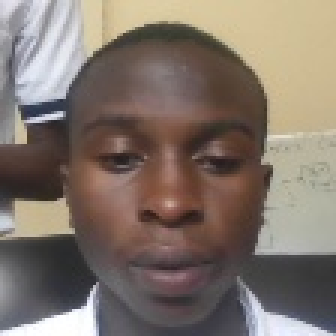
#> input picture data/enroll/Aine/1770275123928.jpg, 112 x 112 px, given in place of the camera (shown 3 times larger)
$ python detect.py
#> lines starting #> are read from the running program, lines starting #| are printed output that depends on the picture; after the words box and inside, x2 and y2 are one past the last pixel; in counts of white or black regions, pixels touching at a corner belong together
### src/camera_display.py
# src/camera_display.py
"""
Camera display utilities for fullscreen/large resizable windows.

Provides helpers for creating large, resizable camera windows optimized
for Lenovo PC and similar high-resolution displays.
"""

import cv2
import numpy as np
from typing import Tuple, Optional


class CameraDisplay:
    """
    Manages fullscreen/large resizable camera windows.

    Features:
    - Fullscreen or large window creation
    - Resizable windows
    - Automatic scaling to screen resolution
    - Multiple window management
    """

    FULLSCREEN = "fullscreen"
    LARGE = "large"
    MEDIUM = "medium"

    def __init__(self, mode: str = LARGE):
        """
        Initialize camera display manager.

        Args:
            mode: "fullscreen", "large", or "medium"
        """
        self.mode = mode
        self.windows = {}

        # Get screen resolution (approximate for Lenovo/typical laptops)
        self.screen_width = 1920
        self.screen_height = 1080

        # Window sizes based on mode
        if mode == self.FULLSCREEN:
            self.width = self.screen_width
            self.height = self.screen_height
        elif mode == self.LARGE:
            self.width = 1440
            self.height = 810
        else:  # medium
            self.width = 960
            self.height = 540

    def create_window(self, name: str, resizable: bool = True) -> None:
        """
        Create a large resizable window.

        Args:
            name: window name
            resizable: if True, window is resizable
        """
        flags = cv2.WINDOW_NORMAL if resizable else cv2.WINDOW_AUTOSIZE
        cv2.namedWindow(name, flags)

        if resizable:
            cv2.resizeWindow(name, self.width, self.height)

            # Move to center of screen (approximate)
            cv2.moveWindow(name, 0, 0)

        self.windows[name] = {
            "width": self.width,
            "height": self.height,
            "resizable": resizable
        }

    # [12 lines left out: function show_frame, not called in this run]

    def get_window_info(self, name: str) -> dict:
        """Get window information."""
        return self.windows.get(name, {})

    # [5 lines left out: function close_window, not called in this run]

    def close_all(self) -> None:
        """Close all windows."""
        cv2.destroyAllWindows()
        self.windows = {}

    # [39 lines left out: function scale_frame_to_window, not called in this run]


# Global instance for convenience
_global_display: Optional[CameraDisplay] = None


# [39 lines left out: functions get_display, create_large_window, show_large_frame, close_large_windows, not called in this run]

### src/detect.py
# src/detect.py
import cv2
from .camera_display import CameraDisplay


def main():
    cascade_path = cv2.data.haarcascades + "haarcascade_frontalface_default.xml"
    face = cv2.CascadeClassifier(cascade_path)

    if face.empty():
        raise RuntimeError(f"Failed to load cascade: {cascade_path}")

    cap = cv2.VideoCapture(0)
    if not cap.isOpened():
        raise RuntimeError("Camera not opened. Try camera index 0/1/2.")

    # Create large display
    display = CameraDisplay(mode=CameraDisplay.LARGE)
    display.create_window("Face Detection", resizable=True)

    print("Haar face detect (minimal). Press 'q' to quit.")

    try:
        while True:
            ok, frame = cap.read()
#> frame is the input picture: shape (112, 112, 3); mean B, G, R 107.2, 116.6, 129.2
            if not ok:
                break

            gray = cv2.cvtColor(frame, cv2.COLOR_BGR2GRAY)
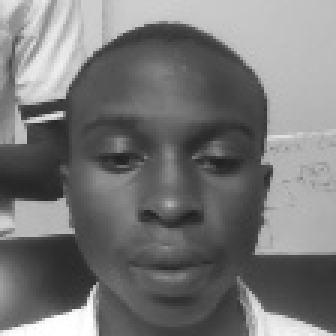
#> gray: shape (112, 112) (shown 3 times larger); min 31, max 255, mean 119.3

            # minimal but practical defaults
            faces = face.detectMultiScale(
                gray,
                scaleFactor=1.1,
                minNeighbors=5,
                minSize=(60, 60),
            )
#> faces = [[19, 20, 76, 76]]

            for x, y, w, h in faces:
                cv2.rectangle(
                    frame,
                    (x, y),
                    (x + w, y + h),
                    (0, 255, 0),
                    2,
                )
#> this loop made 1 pass
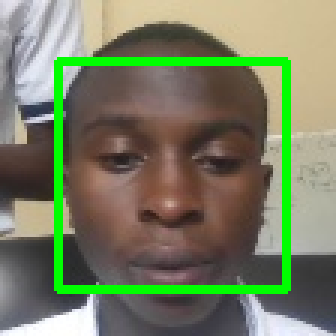
#> frame: shape (112, 112, 3) (shown 3 times larger); 7.24% of pixels changed, all inside (x1, y1, x2, y2) = (18, 19, 97, 98)

            cv2.imshow("Face Detection", frame)

            if (cv2.waitKey(1) & 0xFF) == ord("q"):
#> (key q is pressed here)
                break

    finally:
        cap.release()
        display.close_all()


if __name__ == "__main__":
    main()
